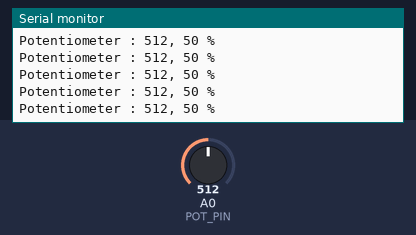
Simulated run of this sketch. Board: Arduino Uno, built with avr-gcc and run on an emulated ATmega328P. On the bench: the last lines printed to the serial monitor. The test bench sets the inputs (shaded band); at power-on: A0 (POT_PIN) = 512.

Above: at 1.2 s.
1.3 s: A0 (POT_PIN) set to 716
At 1.31 s:
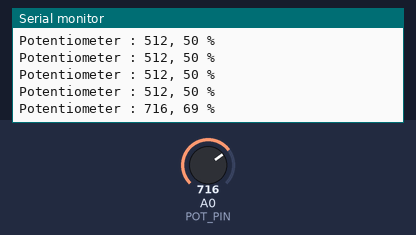
2.8 s: A0 (POT_PIN) set to 900
At 2.82 s:
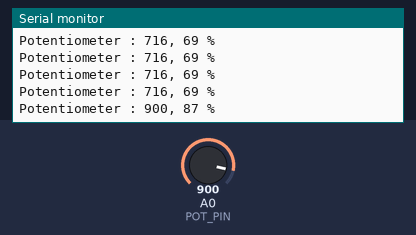
Timing chart, 0 to 5.8 s (numbered marks = the images above; inputs shaded):
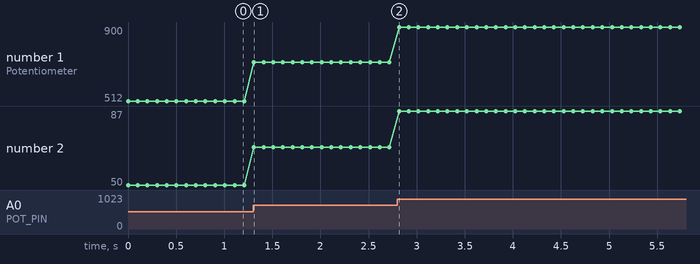

Measured:
- after the input at 1.3 s, the serial monitor: prints a new line at once (image 1)
- after the input at 2.8 s, the serial monitor: prints a new line at once (image 2)
- plotted number 1: 512 → 716 after the input at 1.3 s, 716 → 900 after the input at 2.8 s
- plotted number 2: 50 → 69 after the input at 1.3 s, 69 → 87 after the input at 2.8 s

The sketch:

grove-pot.ino
```cpp
const int POT_PIN = A0;

void setup() {
  Serial.begin(9600);
}

void loop() {
  int pot_value = analogRead(POT_PIN);
  int pot_value_percent = map(pot_value, 0, 1023, 0, 100);

  Serial.print("Potentiometer : ");
  Serial.print(pot_value);
  Serial.print(", ");
  Serial.print(pot_value_percent);
  Serial.println(" %");

  delay(100);
}
```
